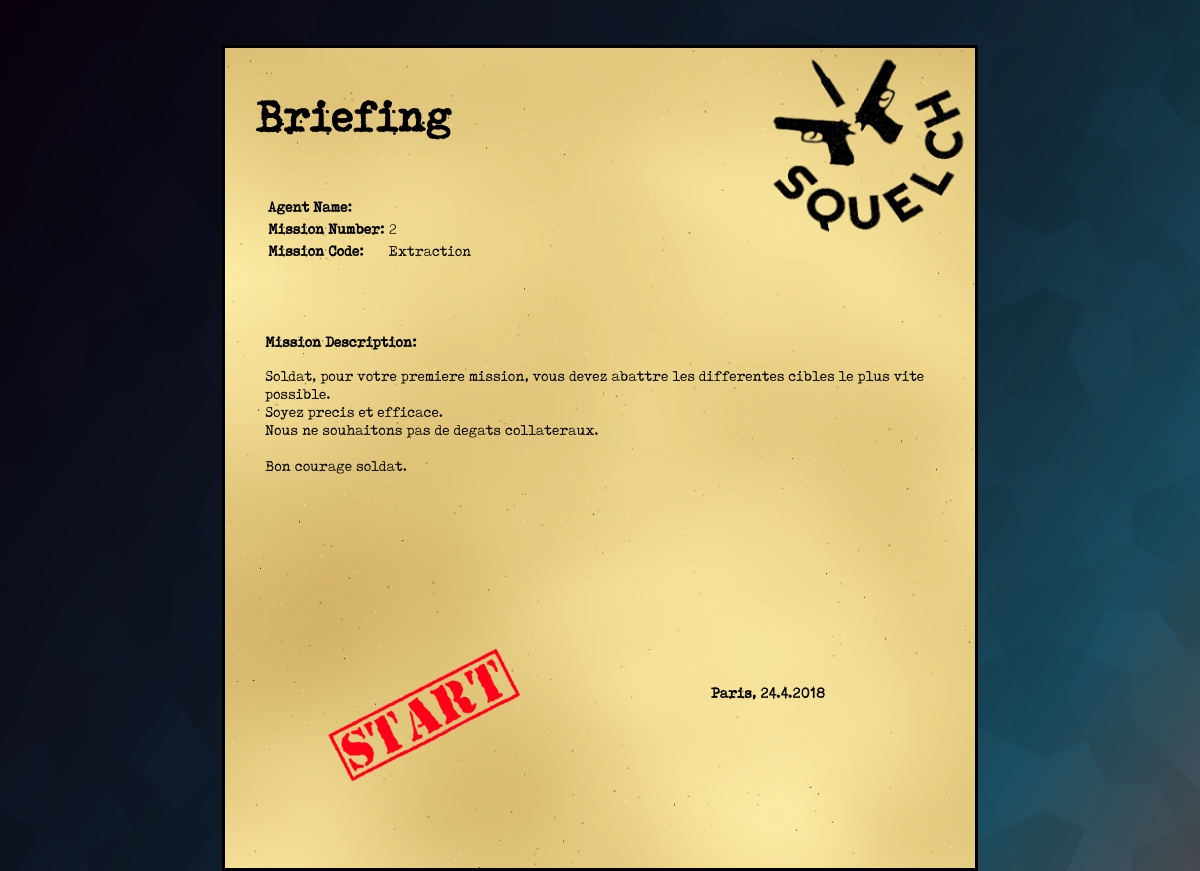
The page /HTML/resume.php?mission=2 on the database its author committed.
### tables this page shows
CREATE TABLE IF NOT EXISTS `mission` (
  `idmission` int(11) NOT NULL AUTO_INCREMENT,
  `codemission` varchar(15) NOT NULL,
  `descriptionmission` text NOT NULL,
  PRIMARY KEY (`idmission`)
);

### HTML/resume.php (the view, shortened to what this page needs)
<?php
$resume = null;
try {
    $bd = new PDO('mysql:host=pnwd.myd.infomaniak.com;dbname=pnwd_classe2b', 'pnwd_squelch', 'SquelchP2B');
} catch (PDOException $e) {
    echo 'Connexion échouée : ' . $e->getMessage();
}
if(isset($_GET['mission'])) {
    $idmission = $_GET['mission'];
	$infoResume = $bd->query('SELECT * FROM mission WHERE idmission = ' . $idmission);
	$infoResume->execute();
	$resume = $infoResume->fetch();
}
else {
	echo "erreur d'envoi";
}
?>
    <html>
    <head>
        <link rel="stylesheet" type="text/css" href="../CSS/cssResume.css">
    </head>
    <body onload="onload()">
        <div id="all">
            <div id="scoreDiv">
                <h1>Briefing</h1>
                <table>
                    <tr>
                        <td>
                            <p id="agentName"><b>Agent Name: </b></p>
                        </td>
                        <td>
                        </td>
                    </tr>
                    <tr>
                        <td>
                            <p id="missionNbr"><b>Mission Number:</b></p>
                        </td>
                        <td id="numMission"><?php if(isset($resume)) { echo $resume['idmission']; }?></td>
                    </tr>
                    <tr>
                        <td>
                            <p id="missionCode"><b>Mission Code: </b></p>
                        </td>
                        <td >
                            <?php if(isset($resume)) { echo $resume['codemission']; }?>
                        </td>
                    </tr>
                </table>
                <br>
                <br><br>
                <p id="missionDesc"><b>Mission Description: </b></p>
                <p id="missionDescFull">
                    <?php if(isset($resume)) { echo utf8_encode($resume['descriptionmission']); }?>
                </p>
                <p id="date"></p>
                <img id="start" onclick="animationStart()" draggable="false" src="../IMG/briefingStart.png">
            </div>
        </div>
    </body>
    </html>

### CSS/cssResume.css (style rules this page uses)
#scoreDiv { position: relative; border:solid 3px black; margin: auto; margin-top: 45px; width: 730px; height: 800px; background-image: url(../IMG/rapport.png); background-repeat: no-repeat; background-size: cover; text-align: left; font-family: 'Tox Typewriter'; padding: 10px; }
#scoreDiv h1 { text-align: left; margin-left: 20px; font-family: 'Tox Typewriter'; font-size: 3rem; margin-bottom: 50px; }
#scoreDiv p { margin-left: 30px; }
body { height: 100%; margin: auto; background-repeat: no-repeat; background-size: cover; background-attachment: fixed; background-image: url(../IMG/back.png); overflow: hidden; }
#date { position: absolute; right: 150px; bottom: 150px; }
#start { width: 300px; position: absolute; bottom: 75px; right: 400px; animation-name: pulse; animation-duration: 1.2s; animation-iteration-count: infinite; }

### rows shown on the page
mission: idmission "2", codemission "Extraction", descriptionmission "Soldat, pour votre premiere mission, vous devez abattre les differentes cibles le plus vite possible. Soyez precis et efficace. Nous ne souhaitons pas de degats collateraux. Bon courage soldat."
